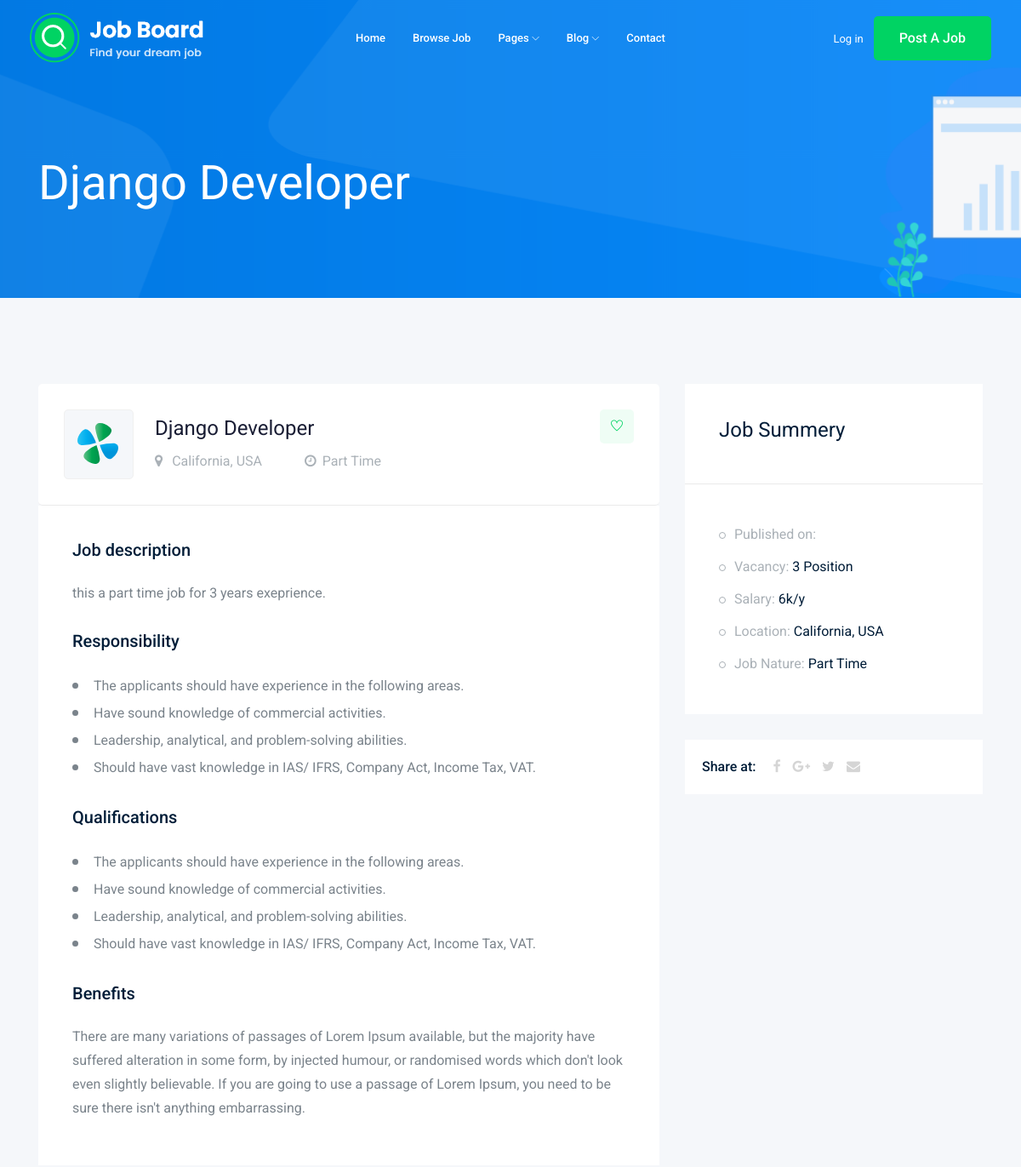
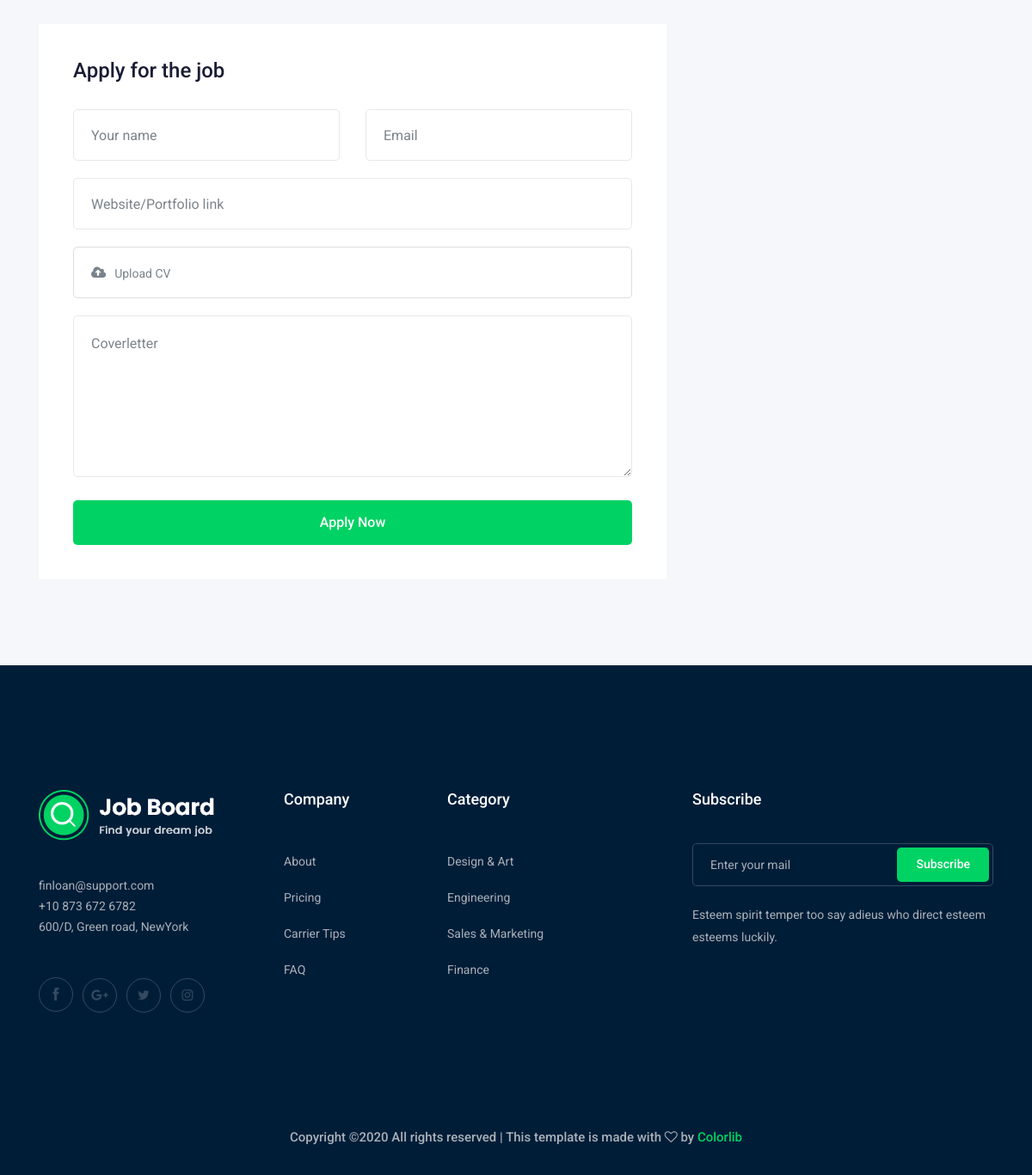
The page /jobs/django-developer on the database its author committed (2 pictures, top to bottom).
### job/models.py (models this page shows, shortened)
class Job(models.Model):
    title = models.CharField(max_length=50)
    job_type = models.CharField(max_length=15, choices=JOB_TYPE)
    description = models.TextField(max_length=1000)
    published_at = models.DateTimeField()
    vacancy = models.IntegerField(default=1)
    salary = models.IntegerField(default=0)
    experience = models.IntegerField(default=1)
    category = models.ForeignKey('Category', on_delete=models.CASCADE)
    image = models.ImageField(upload_to=image_upload)
    slug = models.SlugField(blank=True, null=True)
    def __str__(self):
        return self.title

### job/views.py (the view)
# urls.py: path('<str:slug>', views.job_detail, name='job_detail'),
def job_detail(request, slug):
    job_detail = Job.objects.get(slug=slug)
    context = {'job' : job_detail}
    return render(request, 'job/job_detail.html', context)

### job/templates/job/job_detail.html (shortened to what this page needs)
{% extends 'base.html' %}
{% block body %}
    <div class="bradcam_area bradcam_bg_1">
        <div class="container">
            <div class="row">
                <div class="col-xl-12">
                    <div class="bradcam_text">
                        <h3>{{job}}</h3>
                    </div>
                </div>
            </div>
        </div>
    </div>
    <div class="job_details_area">
        <div class="container">
            <div class="row">
                <div class="col-lg-8">
                    <div class="job_details_header">
                        <div class="single_jobs white-bg d-flex justify-content-between">
                            <div class="jobs_left d-flex align-items-center">
                                <div class="thumb">
                                    <img src="img/svg_icon/1.svg" alt="">
                                </div>
                                <div class="jobs_conetent">
                                    <a href="#"><h4>{{job}}</h4></a>
                                    <div class="links_locat d-flex align-items-center">
                                        <div class="location">
                                            <p> <i class="fa fa-map-marker"></i> California, USA</p>
                                        </div>
                                        <div class="location">
                                            <p> <i class="fa fa-clock-o"></i>{{job.job_type}}</p>
                                        </div>
                                    </div>
                                </div>
                            </div>
                            <div class="jobs_right">
                                <div class="apply_now">
                                    <a class="heart_mark" href="#"> <i class="ti-heart"></i> </a>
                                </div>
                            </div>
                        </div>
                    </div>
                    <div class="descript_wrap white-bg">
                        <div class="single_wrap">
                            <h4>Job description</h4>
                            <p>{{job.description}}.</p>
                        </div>
                        <div class="single_wrap">
                            <h4>Responsibility</h4>
                            <ul>
                                <li>The applicants should have experience in the following areas.
                                </li>
                                <li>Have sound knowledge of commercial activities.</li>
                                <li>Leadership, analytical, and problem-solving abilities.</li>
                                <li>Should have vast knowledge in IAS/ IFRS, Company Act, Income Tax, VAT.</li>
                            </ul>
                        </div>
                        <div class="single_wrap">
                            <h4>Qualifications</h4>
                            <ul>
                                <li>The applicants should have experience in the following areas.
                                </li>
                                <li>Have sound knowledge of commercial activities.</li>
                                <li>Leadership, analytical, and problem-solving abilities.</li>
                                <li>Should have vast knowledge in IAS/ IFRS, Company Act, Income Tax, VAT.</li>
                            </ul>
                        </div>
                        <div class="single_wrap">
                            <h4>Benefits</h4>
                            <p>There are many variations of passages of Lorem Ipsum available, but the majority have suffered alteration in some form, by injected humour, or randomised words which don't look even slightly believable. If you are going to use a passage of Lorem Ipsum, you need to be sure there isn't anything embarrassing.</p>
                        </div>
                    </div>
                    <div class="apply_job_form white-bg">
                        <h4>Apply for the job</h4>
                        <form action="#">
                            <div class="row">
                                <div class="col-md-6">
                                    <div class="input_field">
                                        <input type="text" placeholder="Your name">
                                    </div>
                                </div>
                                <div class="col-md-6">
                                    <div class="input_field">
                                        <input type="text" placeholder="Email">
                                    </div>
                                </div>
                                <div class="col-md-12">
                                    <div class="input_field">
                                        <input type="text" placeholder="Website/Portfolio link">
                                    </div>
                                </div>
                                <div class="col-md-12">
                                    <div class="input-group">
                                        <div class="input-group-prepend">
                                          <button type="button" id="inputGroupFileAddon03"><i class="fa fa-cloud-upload" aria-hidden="true"></i>
                                          </button>
                                        </div>
                                        <div class="custom-file">
                                          <label class="custom-file-label" for="inputGroupFile03">Upload CV</label>
                                        </div>
                                      </div>
                                </div>
                                <div class="col-md-12">
                                    <div class="input_field">
                                        <textarea name="#" id="" cols="30" rows="10" placeholder="Coverletter"></textarea>
                                    </div>
                                </div>
                                <div class="col-md-12">
                                    <div class="submit_btn">
                                        <button class="boxed-btn3 w-100" type="submit">Apply Now</button>
                                    </div>
                                </div>
                            </div>
                        </form>
                    </div>
                </div>
                <div class="col-lg-4">
                    <div class="job_sumary">
                        <div class="summery_header">
                            <h3>Job Summery</h3>
                        </div>
                        <div class="job_content">
                            <ul>
                                <li>Published on: </li>
                                <li>Vacancy: <span>{{job.vacancy}} Position</span></li>
                                <li>Salary: <span>{{job.salary}}k/y</span></li>
                                <li>Location: <span>California, USA</span></li>
                                <li>Job Nature: <span> {{job.job_type}}</span></li>
                            </ul>
                        </div>
                    </div>
                    <div class="share_wrap d-flex">
                        <span>Share at:</span>
                        <ul>
                            <li><a href="#"> <i class="fa fa-facebook"></i></a> </li>
                            <li><a href="#"> <i class="fa fa-google-plus"></i></a> </li>
                            <li><a href="#"> <i class="fa fa-twitter"></i></a> </li>
                            <li><a href="#"> <i class="fa fa-envelope"></i></a> </li>
                        </ul>
                    </div>
                    <div class="job_location_wrap">
                        <div class="job_lok_inner">
                            <div id="map" style="height: 200px;"></div>
                          </div>
                    </div>
                </div>
            </div>
        </div>
    </div>
{% endblock %}

### rows shown on the page
Job: title "Django Developer", job_type "Part Time", description "this a part time job for 3 years exeprience", vacancy "3", salary "6"
